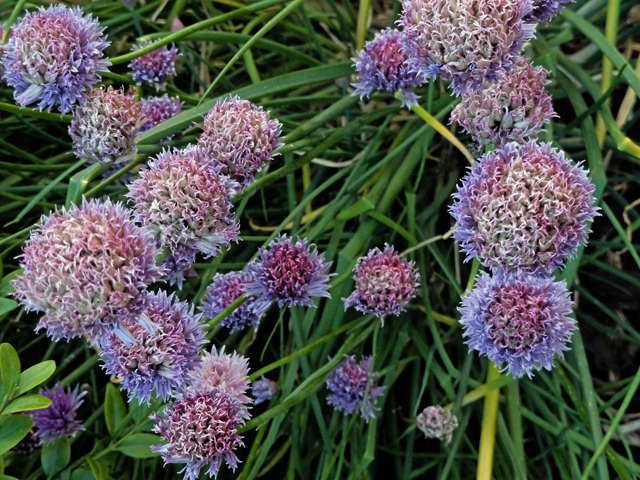
//> input picture images/Flowers_target.jpg, 640 x 480 px
$ ./main   (built with g++ and OpenCV 4)
//> lines starting //> are read from the running program, lines starting //| are printed output that depends on the picture
#include <opencv2/highgui/highgui.hpp>
#include <opencv2/photo/photo.hpp>

// IMPLEMENTATION OF XIAO'S IMAGE COLOUR TRANSFER METHOD,
// WITH ADDITIONAL RUGGEDISATION BY TERRY JOHNSON.

// This is a C++/OpenCV implementation of the processing
// that was first presented as a Matlab implementation here.
// https://github.com/hangong/Xiao06_color_transfer

// Copyright © Terry Johnson June 2020
// https://github.com/TJCoding


// References:
// Xiao, Xuezhong, and Lizhuang Ma. "Color transfer in correlated color
// space."
// In Proceedings of the 2006 ACM international conference on
// Virtual reality continuum and its applications, pp. 305-309. ACM, 2006.

// Runs under OpenCV 2.4.13.7
// For some later versions, CV_BGRA2BGR -> cv:COLOR_BGRA2BGR.


cv::Mat Xiao06(cv::Mat imgs, cv::Mat imgt);
void MatchColumns(cv::Mat& U_s, cv::Mat& A_s, cv::Mat U_t, cv::Mat& A_t);
bool Ruggedise;


int main()
{

// ##########################################################################
// #######################  PROCESSING SELECTIONS  ##########################
// ##########################################################################

    // Specify the image files that are to be processed,
    // where 'source image' provides the colour scheme that
    // is to be applied to 'target image'.

    std::string targetname = "images/Flowers_target.jpg";
    std::string sourcename = "images/Flowers_source.jpg";

    // Specify ruggedised processing or else standard processing.
    Ruggedise=true;

// ###########################################################################
// ###########################################################################
// ###########################################################################

    // Read in the files.
    cv::Mat target = cv::imread(targetname,1);
//> target is the input picture: 480 rows x 640 cols, CV_8UC3; mean B, G, R 76.1, 84.1, 79.1
    cv::Mat source = cv::imread(sourcename,1);
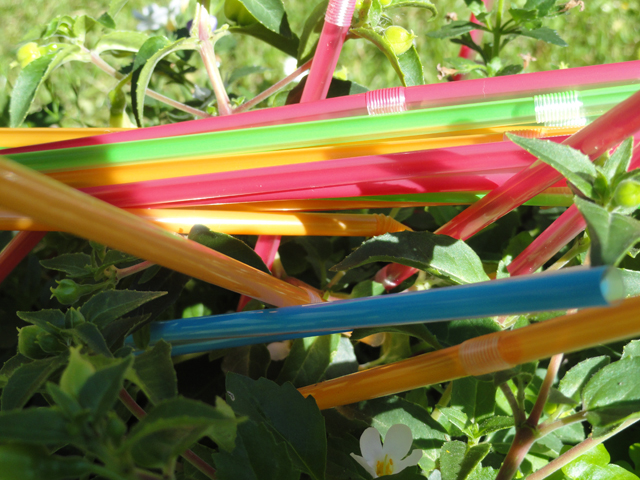
//> input picture images/Flowers_source.jpg, 640 x 480 px
//> source is the input picture: 480 rows x 640 cols, CV_8UC3; mean B, G, R 69.1, 115.7, 121.8

    target=Xiao06(source,target);

    // Display and save the final image.
    cv::imshow("processed image",target);
    cv::imwrite("images/processed.jpg",target);
    cv::waitKey(0);

	return 0;
}

cv::Mat Xiao06(cv::Mat imgs,cv::Mat imgt)
{
    cv::Mat cov, means;
    cv::Mat U_t, A_t, U_s, A_s, unused;
	cv::Mat R_s = cv::Mat::eye(4, 4, CV_64FC1);
	cv::Mat R_t = R_s.clone();
	cv::Mat result;
	cv::Rect ROI(0, 0, 3, 3);

	imgs.convertTo(imgs, CV_32FC3, 1/255.0);
	imgt.convertTo(imgt, CV_32FC3, 1/255.0);

	cv::calcCovarMatrix(imgs.reshape(1, imgs.cols * imgs.rows),
                        cov, means, CV_COVAR_ROWS
                        | CV_COVAR_NORMAL | CV_COVAR_SCALE);
//> cov = [[0.0484, 0.0444, 0.0438], [0.0444, 0.0727, 0.0571], [0.0438, 0.0571, 0.0921]]; means = [0.271, 0.454, 0.477]
    cv::Mat T_s=(cv::Mat_<double>(4,4)
                 << 1,0,0,   means.at<double>(0, 0),
                    0,1,0,   means.at<double>(0, 1),
                    0,0,1,   means.at<double>(0, 2),
                    0,0,0,                       1);
//> T_s = [[1, 0, 0, 0.271], [0, 1, 0, 0.454], [0, 0, 1, 0.477], [0, 0, 0, 1]]
    cv::SVD::compute(cov, A_s, U_s, unused);
//> A_s = [0.172, 0.027, 0.0146]; U_s = [[0.45, -0.4, 0.798], [0.589, -0.539, -0.602], [0.671, 0.741, -0.00749]]; unused = [[0.45, 0.589, 0.671], [-0.4, -0.539, 0.741], [0.798, -0.602, -0.00749]]

    cv::calcCovarMatrix(imgt.reshape(1, imgt.cols * imgt.rows),
                        cov, means, CV_COVAR_ROWS
                        | CV_COVAR_NORMAL | CV_COVAR_SCALE);
//> cov = [[0.0642, 0.0431, 0.0554], [0.0431, 0.0412, 0.0427], [0.0554, 0.0427, 0.0554]]; means = [0.298, 0.33, 0.31]
    cv::Mat T_t=(cv::Mat_<double>(4,4)
                 << 1,0,0,  -means.at<double>(0, 0),
                    0,1,0,  -means.at<double>(0, 1),
                    0,0,1,  -means.at<double>(0, 2),
                    0,0,0,                       1);
//> T_t = [[1, 0, 0, -0.298], [0, 1, 0, -0.33], [0, 0, 1, -0.31], [0, 0, 0, 1]]
	cv::SVD::compute(cov, A_t, U_t, unused);
//> A_t = [0.149, 0.00813, 0.00328]; U_t = [[0.636, -0.617, -0.463], [0.489, 0.787, -0.377], [0.597, 0.0132, 0.802]]; unused = [[0.636, 0.489, 0.597], [-0.617, 0.787, 0.0132], [-0.463, -0.377, 0.802]]

    // Ruggedise (if flag set in 'Main') and also
    // compute the square root of the A_ matrices,
    // (Note that computing the square root of A_s
    //  does not appear in the original Xiao paper.)
	MatchColumns(U_s, A_s, U_t, A_t);

	U_s.copyTo(R_s(ROI));
    invert(U_t, R_t(ROI));

    cv::Mat S_s=(cv::Mat_<double>(4,4)
                 <<       (A_s.at<double>(0, 0)),   0,0,0,
                    0,    (A_s.at<double>(1, 0)),     0,0,
                    0,0,  (A_s.at<double>(2, 0)),       0,
                                                  0,0,0,1);
    cv::Mat S_t=(cv::Mat_<double>(4,4)
                 <<       1/(A_t.at<double>(0, 0)),  0,0,0,
                    0,    1/(A_t.at<double>(1, 0)),    0,0,
                    0,0,  1/(A_t.at<double>(2, 0)),      0,
                                                   0,0,0,1);

	transform(imgt, result, T_s*R_s*S_s*S_t*R_t*T_t);

	// Remove the additional channel that was added by
	// the last operation.
	cv::cvtColor(result,result,CV_BGRA2BGR);

    result.convertTo(result, CV_8UC3, 255);

	return result;
}

void MatchColumns(cv::Mat& U_s, cv::Mat& A_s, cv::Mat U_t, cv::Mat& A_t)
{
// This routine matches columns in the source image rotation matrix to those
// in the target image rotation matrix, if ruggedisation is selected.
//
// (Additionally, it computes the square root of the singular value matrices.)

// Each rotation matrix is derived by undertaking a singular value
// decomposition of the respective cross covariance matrices.

// The outcome of the decomposition is presented in the order of the
// descending singular values.  This often leads to compatible rotation
// matrices but that is not guaranteed.  Sometimes the colour ordering
// of one rotation matrix may be different from the other.
// Additionally even when the matrices do correspond in orientation, they
// need not correspond in direction. The direction of one may be the
// negative of the other.

// Rotations of the individual colour axes are given by the columns of the
// rotation matrices.  In the following processing, all rearrangements are
// considered of the columns in the source rotation matrix 'U_s', to find
// the arrangement that best matches the target rotation matrix 'U_t'.
// Matching is measured by taking the vector dot products of the
// corresponding matrix columns and finding the arrangement with the
// largest sum of absolute dot product values.  Absolute values are used
// to accommodate axis pairs that have similar orientations but different
// directions.

// Once the best match has been found this is taken as the correct source
// image rotation matrix.  Columns are negated where the vector cross
// product has a negative value, to ensure direction compatibility.  The
// singular value matrix for the target image is reordered to match the
// reordering of the rotation matrix.

// This processing method and routine copyright Dr T E Johnson 2020.
// terence.johnson@gmail.com

   float DotSum, maxval=0.0;
   cv::Mat MDotSum;
   int c0,c1,c2, bestperm;

  if(Ruggedise)
  {
    int perm[6][3]={0,1,2,0,2,1,1,0,2,
                    1,2,0,2,0,1,2,1,0};
     for(int i=0;i<6;i++)
     {
       c0=perm[i][0];
       c1=perm[i][1];
       c2=perm[i][2];
       MDotSum=cv::abs(U_s.col(c0).t()*U_t.col(0))+
               cv::abs(U_s.col(c1).t()*U_t.col(1))+
               cv::abs(U_s.col(c2).t()*U_t.col(2));
       DotSum=(float)MDotSum.at<double>(0,0);
       if(DotSum>maxval)
       {
           maxval=DotSum;
           bestperm=i;
        }
     }
//> this loop made 6 passes
//> (MDotSum, DotSum, maxval) on passes 1 to 2: ([1.29], 1.29, 1.29), ([2.92], 2.92, 2.92)
//> (MDotSum, DotSum) on passes 3 to 6: ([0.418], 0.418), ([1.15], 1.15), ([1.39], 1.39), ([0.484], 0.484)
//> after the loop, maxval = 2.92; bestperm = 1
     c0=perm[bestperm][0];
//> c0 = 0
     c1=perm[bestperm][1];
//> c1 = 2
     c2=perm[bestperm][2];
//> c2 = 1

     cv::Mat a_s=A_s.clone();
//> a_s = [0.172, 0.027, 0.0146]
     cv::Mat u_s=U_s.clone();
//> u_s has the same summary as U_s in Xiao06

     MDotSum=u_s.col(c0).t()*U_t.col(0);
//> MDotSum = [0.975]
     U_s.col(0)=u_s.col(c0)*copysign(1,MDotSum.at<double>(0,0));
     MDotSum=u_s.col(c1).t()*U_t.col(1);
//> MDotSum = [-0.967]
     U_s.col(1)=u_s.col(c1)*copysign(1,MDotSum.at<double>(0,0));
//> U_s = [[0.45, -0.798, 0.798], [0.589, 0.602, -0.602], [0.671, 0.00749, -0.00749]]
     MDotSum=u_s.col(c2).t()*U_t.col(2);
//> MDotSum = [0.983]
     U_s.col(2)=u_s.col(c2)*copysign(1,MDotSum.at<double>(0,0));
//> U_s = [[0.45, -0.798, -0.4], [0.589, 0.602, -0.539], [0.671, 0.00749, 0.741]]

     A_s.at<double>(0,0)=a_s.at<double>(c0,0);
     A_s.at<double>(1,0)=a_s.at<double>(c1,0);
//> A_s = [0.172, 0.0146, 0.0146]
     A_s.at<double>(2,0)=a_s.at<double>(c2,0);
//> A_s = [0.172, 0.0146, 0.027]
//> in Xiao06, `MatchColumns(U_s, A_s, U_t, A_t);`: A_s = [0.414, 0.121, 0.164]; A_t = [0.387, 0.0902, 0.0573]
//> in Xiao06, `U_s.copyTo(R_s(ROI));`: R_s = [[0.45, -0.798, -0.4, 0], [0.589, 0.602, -0.539, 0], [0.671, 0.00749, 0.741, 0], [0, 0, 0, 1]]
//> in Xiao06, `invert(U_t, R_t(ROI));`: R_t = [[0.636, 0.489, 0.597, 0], [-0.617, 0.787, 0.0132, 0], [-0.463, -0.377, 0.802, 0], [0, 0, 0, 1]]
//> in Xiao06, `cv::Mat S_s=(cv::Mat_<double>(4,4) <<       (A_s.at<double>(0, 0)),   ..`: S_s = [[0.414, 0, 0, 0], [0, 0.121, 0, 0], [0, 0, 0.164, 0], [0, 0, 0, 1]]
//> in Xiao06, `cv::Mat S_t=(cv::Mat_<double>(4,4) <<       1/(A_t.at<double>(0, 0)), ..`: S_t = [[2.59, 0, 0, 0], [0, 11.09, 0, 0], [0, 0, 17.46, 0], [0, 0, 0, 1]]
//> in Xiao06, `transform(imgt, result, T_s*R_s*S_s*S_t*R_t*T_t);`:
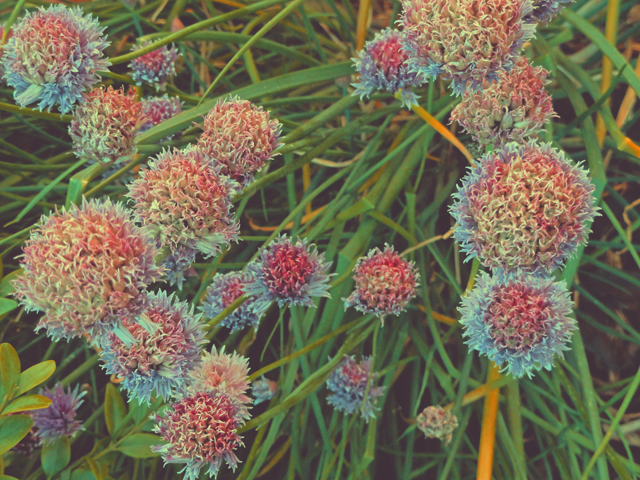
//> result: 480 rows x 640 cols, CV_32FC4; mean B, G, R, A 0.271, 0.454, 0.478, 1; drawn with min black and max white
//> in Xiao06, `result.convertTo(result, CV_8UC3, 255);`:
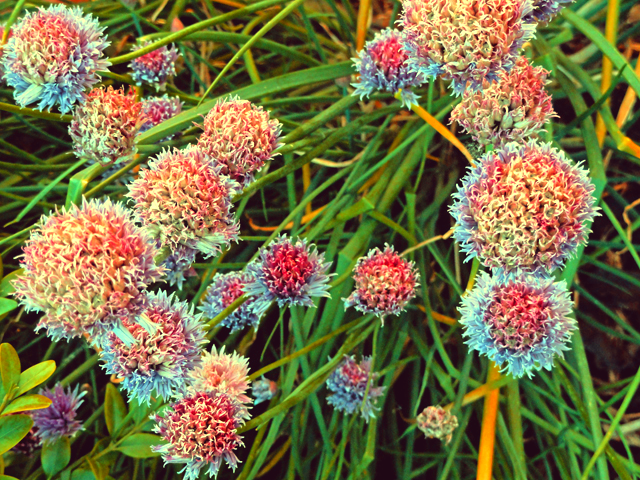
//> result: 480 rows x 640 cols, CV_8UC3; mean B, G, R 69.6, 114.9, 119.9
  }
  // Compute the square root of A_ matrices.
  cv::sqrt(A_s,A_s);
  cv::sqrt(A_t,A_t);
}
